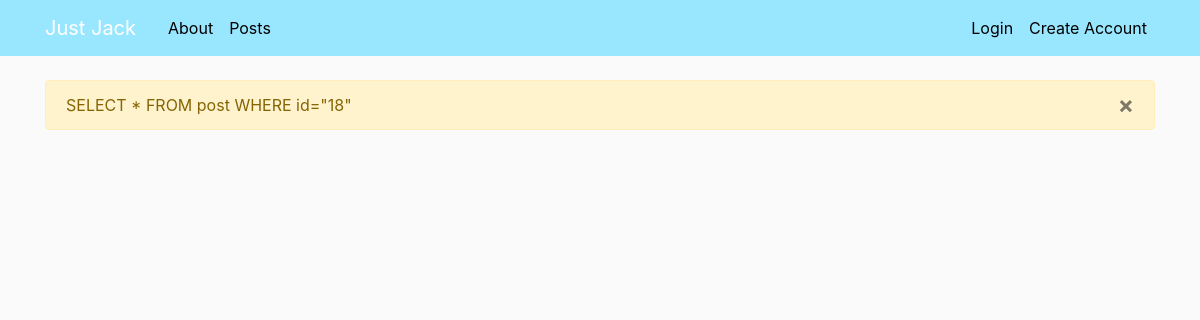
The page /posts/view/18 on the database as committed earlier.
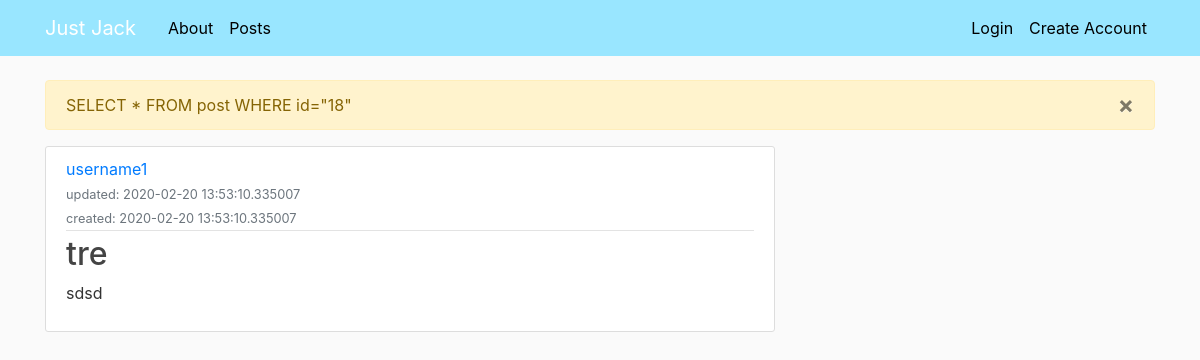
The same page on the database as committed later.
### blogsite/models.py (models this page shows, shortened)
class User(db.Model):
    id = db.Column(db.Integer, primary_key=True)
    username = db.Column(db.String(64), unique=True, nullable=False)
    password = db.Column(db.String(128), nullable=False)
    posts = db.relationship('Post', backref='author')

class Post(db.Model):
    id = db.Column(db.Integer, primary_key=True)
    user_id = db.Column(db.Integer, db.ForeignKey('user.id'), nullable=False)
    title = db.Column(db.String(32), nullable=False)
    body = db.Column(db.String(256), nullable=False)
    create_time = db.Column(db.DateTime, default=datetime.utcnow, nullable=False)
    update_time = db.Column(db.DateTime, default=datetime.utcnow, onupdate=datetime.utcnow, nullable=False)

### blogsite/routes.py (the view)
@app.route('/posts/view/<post_id>')
def posts_post_id(post_id=None):
    all_posts = []
    post_usernames = {}
    cleanpostid = sanitise.all(post_id)  # remove html chars, see sanitise.py
    raw_sql = 'SELECT * FROM post WHERE id="{}"'.format(cleanpostid)
    flash(raw_sql)
    the_post = db.session.execute(raw_sql).first()
    if the_post:
        all_posts.append(the_post)
        raw_sql = 'SELECT username FROM user WHERE id="{}"'.format(the_post.user_id)
        the_user = db.session.execute(raw_sql).first()
        if the_user:
            post_usernames[the_post.id] = the_user.username
    return render_template('posts.html', posts=all_posts, post_usernames=post_usernames, title='Posts')

### blogsite/sanitise.py (called while the page is built)
def sub(character):
    switcher = {
        " ": "&#32;",
        "!": "&#33;",
        '"': "&#34;",
        "#": "&#35;",
        "$": "&#36;",
        "%": "&#37;",
        "&": "&#38;",
        "'": "&#39;",
        "(": "&#40;",
        ")": "&#41;",
        "*": "&#42;",
        "+": "&#43;",
        ",": "&#44;",
        "-": "&#45;",
        ".": "&#46;",
        "/": "&#47;",
        ":": "&#58;",
        ";": "&#59;",
        "<": "&#60;",
        "=": "&#61;",
        ">": "&#62;",
        "?": "&#63;",
        "@": "&#64;",
        "[": "&#91;",
        "\\": "&#92;",
        "]": "&#93;",
        "^": "&#94;",
        "_": "&#95;",
        "`": "&#96;",
        "{": "&#123;",
        "|": "&#124;",
        "}": "&#125;",
        "~": "&#126;",
        "€": "&#128;"
    }
    return switcher.get(character, character)

def all(data):
    dirty = str(data)
    clean = ""
    for i in range(len(dirty)):
        clean = clean + str(sub(dirty[i]))
    return clean

### blogsite/templates/posts.html (shortened to what this page needs)
{% extends "base.html" %}
{% block content %}
    {% for post in posts %}
        <article class="media content-section">
            <div class="media-body">
                <div class="article-metadata">
                    <a class="mr-2" href="{{ url_for('posts_user_username', user_username=post_usernames[post.id]|safe) }}">{{ post_usernames[post.id]|safe }}</a>
                    <br>
                    <small class="text-muted">updated: {{ post.update_time|safe }}</small>
                    <br>
                    <small class="text-muted">created: {{ post.create_time|safe }}</small>
                </div>
                <h2><a class="article-title" href="{{ url_for('posts_post_id', post_id=post.id) }}">{{ post.title|safe }}</a></h2>
                <p class="article-content">{{ post.body|safe }}</p>
            </div>
        </article>
    {% endfor %}
{% endblock content %}

### blogsite/templates/base.html (shortened to what this page needs)
<!DOCTYPE html>
<html>
<head>
    <link rel="stylesheet" href="https://stackpath.bootstrapcdn.com/bootstrap/4.3.1/css/bootstrap.min.css">
    <link rel="stylesheet" type="text/css" href="{{ url_for('static', filename='main.css') }}">
</head>
<body>
    <header class="site-header">
        <nav class="navbar navbar-expand-md navbar-dark bg-steel fixed-top">
            <div class="container">
                <a class="navbar-brand mr-4" href="{{ url_for('about') }}">Just Jack</a>
                <div class="collapse navbar-collapse" id="navbarToggle">
                    <div class="navbar-nav mr-auto">
                        <a class="nav-item nav-link" href="{{ url_for('about') }}">About</a>
                        <a class="nav-item nav-link" href="{{ url_for('posts') }}">Posts</a>
                    </div>
                    <div class="navbar-nav ml-auto">
                        {% if session['user_id'] %}
                            {% if session['user_username'] %}
                                <a class="nav-item nav-link" href="{{ url_for('posts_user_username', user_username=session['user_username']|safe) }}">{{ session['user_username']|safe }}</a>
                            {% endif %}
                            <a class="nav-item nav-link" href="{{ url_for('logout') }}">Logout</a>
                        {% else %}
                            <a class="nav-item nav-link" href="{{ url_for('login') }}">Login</a>
                            <a class="nav-item nav-link" href="{{ url_for('register') }}">Create Account</a>
                        {% endif %}
                    </div>
                </div>
            </div>
        </nav>
    </header>
    <div class="container">
        {% for message in get_flashed_messages() %}
        <div class="alert alert-warning">
            {{ message }}
            <button type="button" class="close" data-dismiss="alert">&times;</button>
        </div>
        {% endfor %}
    </div>
    <main role="main" class="container">
        <div class="row">
            <div class="col-md-8">
                {% block content %}{% endblock %}
            </div>
        </div>
    </main>
</body>
</html>

### blogsite/static/main.css (style rules this page uses)
body { background: #fafafa; color: #333333; margin-top: 5rem; }
h1, h2, h3, h4, h5, h6 { color: #444444; }
.bg-steel { background-color: #99e6ff; }
.site-header .navbar-nav .nav-link { color: black !important; }
.content-section { background: #ffffff; padding: 10px 20px; border: 1px solid #dddddd; border-radius: 3px; margin-bottom: 20px; }
.article-title { color: #444444; }
.article-content { white-space: pre-line; }
.article-metadata { padding-bottom: 1px; margin-bottom: 4px; border-bottom: 1px solid #e3e3e3 }

Rows that differ between the two databases and show on the page:
added Post: update_time "2020-02-20 13:53:10.335007", create_time "2020-02-20 13:53:10.335007", title "tre", body "sdsd"
now on this page (row unchanged): User: username "username1"
